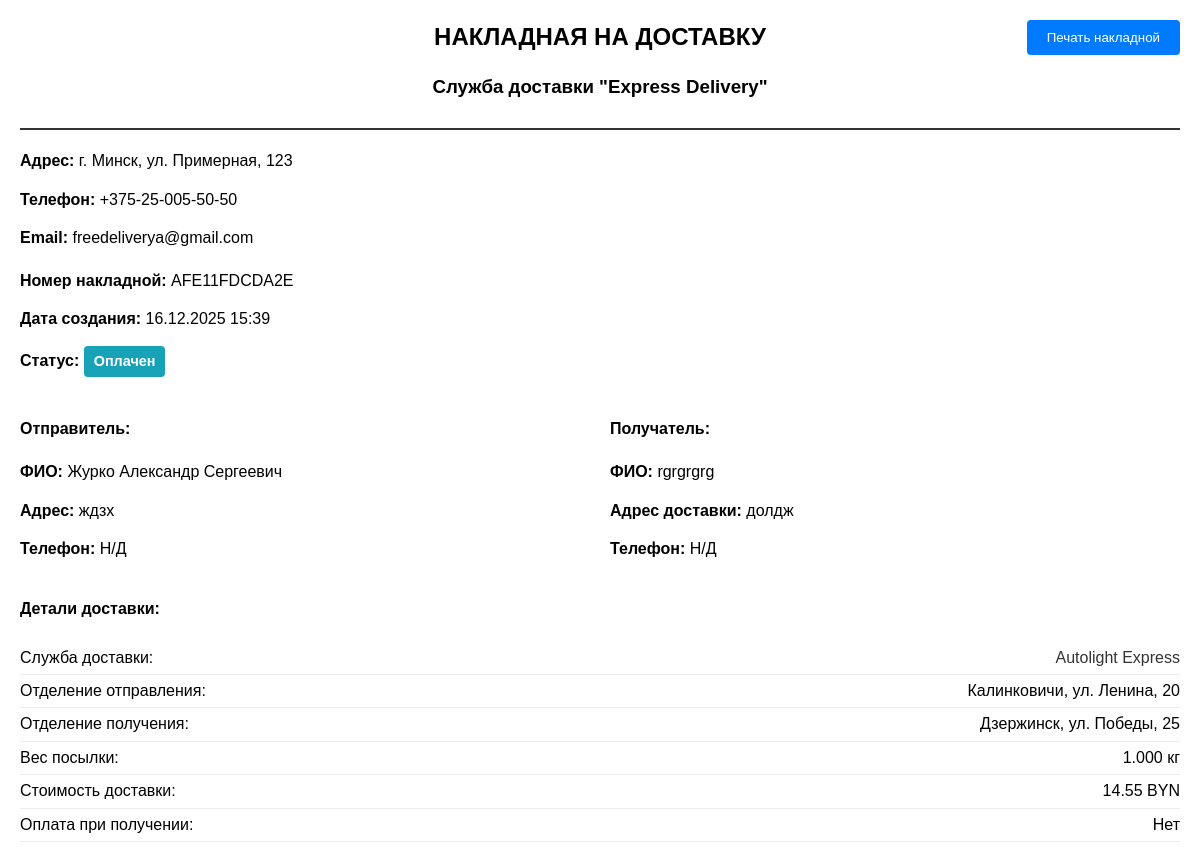
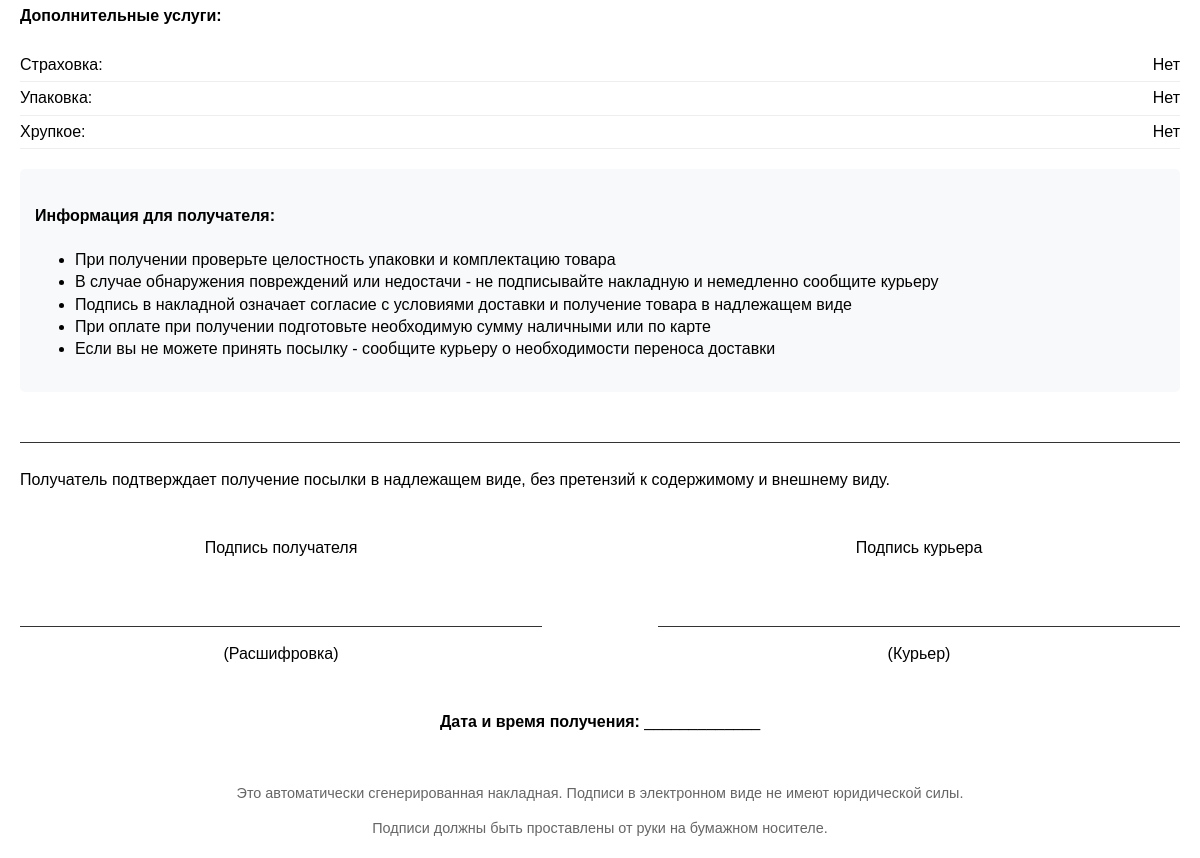
The page /delivery_receipt.php?order_id=60 (signed in) on the database as committed earlier (2 pictures, top to bottom).
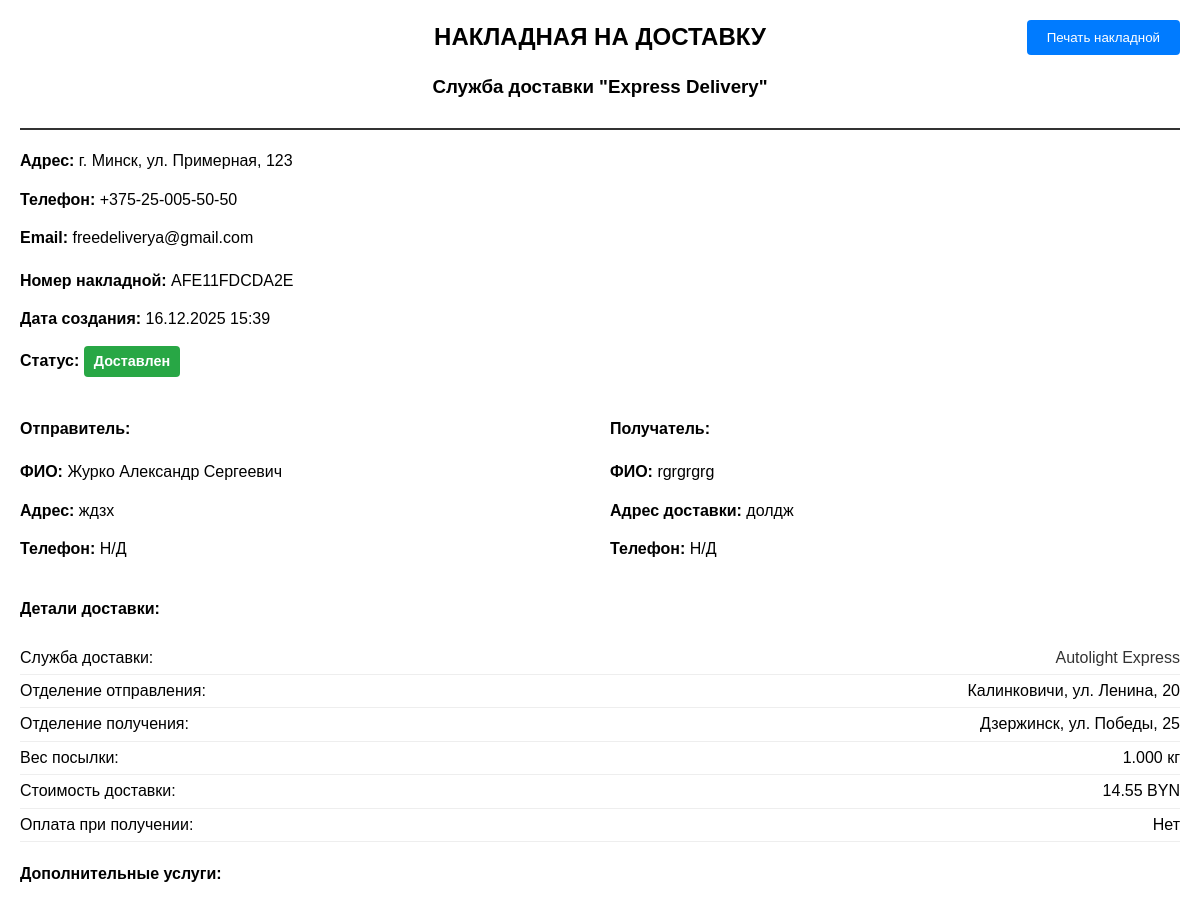
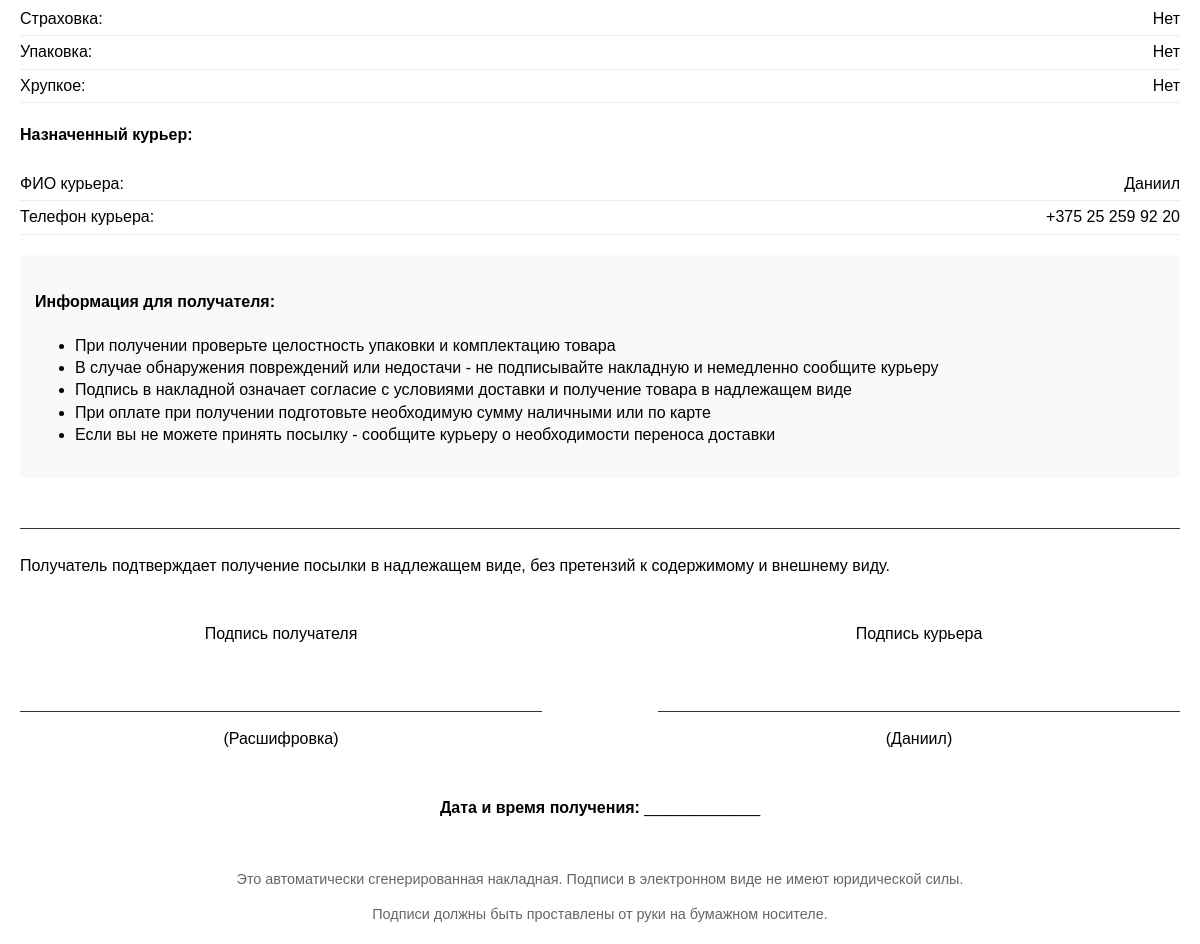
The same page on the database as committed later (2 pictures, top to bottom).
### tables this page shows
CREATE TABLE `orders` (
  `id` int(11) NOT NULL,
  `user_id` int(11) DEFAULT NULL,
  `carrier_id` int(11) DEFAULT NULL,
  `from_office` int(11) DEFAULT NULL,
  `to_office` int(11) DEFAULT NULL,
  `weight` decimal(8,3) DEFAULT NULL,
  `cost` decimal(10,2) DEFAULT NULL,
  `delivery_hours` decimal(8,2) DEFAULT NULL,
  `track_number` varchar(20) DEFAULT NULL,
  `created_at` datetime DEFAULT current_timestamp(),
  `delivery_date` date DEFAULT NULL,
  `payment_status` varchar(20) DEFAULT 'pending',
  `tracking_status` varchar(50) DEFAULT 'created',
  `full_name` varchar(255) DEFAULT NULL,
  `home_address` text DEFAULT NULL,
  `pickup_city` varchar(100) DEFAULT NULL,
  `pickup_address` text DEFAULT NULL,
  `delivery_city` varchar(100) DEFAULT NULL,
  `delivery_address` text DEFAULT NULL,
  `desired_date` date DEFAULT NULL,
  `insurance` tinyint(1) DEFAULT 0,
  `packaging` tinyint(1) DEFAULT 0,
  `fragile` tinyint(1) DEFAULT 0,
  `payment_method` varchar(50) DEFAULT 'cash',
  `cash_on_delivery` tinyint(1) DEFAULT 0,
  `cod_amount` decimal(10,2) DEFAULT 0.00,
  `comment` text DEFAULT NULL,
  `recipient_name` varchar(255) DEFAULT NULL,
  `recipient_address` text DEFAULT NULL,
  `courier_id` int(11) DEFAULT NULL
);

CREATE TABLE `carriers` (
  `id` int(11) NOT NULL,
  `name` varchar(100) NOT NULL,
  `color` varchar(7) NOT NULL,
  `max_weight` decimal(6,2) NOT NULL,
  `base_cost` decimal(8,2) NOT NULL,
  `cost_per_kg` decimal(8,3) NOT NULL,
  `cost_per_km` decimal(8,4) NOT NULL,
  `speed_kmh` decimal(6,2) NOT NULL,
  `description` text DEFAULT NULL
);

CREATE TABLE `offices` (
  `id` int(11) NOT NULL,
  `carrier_id` int(11) DEFAULT NULL,
  `city` varchar(100) NOT NULL,
  `address` varchar(255) NOT NULL,
  `lat` decimal(10,8) DEFAULT NULL,
  `lng` decimal(11,8) DEFAULT NULL
);

CREATE TABLE `users` (
  `id` int(11) NOT NULL,
  `login` varchar(50) NOT NULL,
  `password` varchar(255) NOT NULL,
  `name` varchar(100) DEFAULT NULL,
  `email` varchar(100) DEFAULT NULL,
  `phone` varchar(20) DEFAULT NULL,
  `role` enum('user','admin','courier') DEFAULT 'user',
  `created_at` datetime DEFAULT current_timestamp()
);

### delivery_receipt.php (the view, shortened to what the changed rows need)
<?php
require 'db.php';
$order_id = $_GET['order_id'] ?? null;
$stmt = $db->prepare("
    SELECT o.*, c.name as carrier_name, u.name as user_name,
           from_office.city as from_city, from_office.address as from_address,
           to_office.city as to_city, to_office.address as to_address
    FROM orders o
    LEFT JOIN carriers c ON o.carrier_id = c.id
    LEFT JOIN users u ON o.user_id = u.id
    LEFT JOIN offices from_office ON o.from_office = from_office.id
    LEFT JOIN offices to_office ON o.to_office = to_office.id
    WHERE o.id = ?
");
$stmt->execute([$order_id]);
$order = $stmt->fetch();
$courier = null;
if ($order['courier_id']) {
    $courier_stmt = $db->prepare("SELECT * FROM users WHERE id = ?");
    $courier_stmt->execute([$order['courier_id']]);
    $courier = $courier_stmt->fetch();
}
?>
<!DOCTYPE html>
<html lang="ru">
<head>
</head>
<body>
    <div class="header">
        <h2>НАКЛАДНАЯ НА ДОСТАВКУ</h2>
    </div>
    <div class="order-details">
        <p><strong>Номер накладной:</strong> <?= htmlspecialchars($order['track_number']) ?></p>
        <p><strong>Дата создания:</strong> <?= date('d.m.Y H:i', strtotime($order['created_at'])) ?></p>
        <p><strong>Статус:</strong>
            <span class="status-badge status-<?= $order['tracking_status'] ?>">
                <?php
                $status_names = [
                    'created' => 'Создан',
                    'paid' => 'Оплачен',
                    'in_transit' => 'В пути',
                    'sort_center' => 'Сорт. центр',
                    'out_for_delivery' => 'У курьера',
                    'delivered' => 'Доставлен',
                    'delayed' => 'Задерживается',
                    'cancelled' => 'Отменен',
                    'returned' => 'Возвращен'
                ];
                echo htmlspecialchars($status_names[$order['tracking_status']] ?? $order['tracking_status']);
                ?>
            </span>
        </p>
    </div>
    <div style="display: flex; margin: 20px 0;">
        <div style="flex: 1; padding-right: 10px;">
            <h4>Отправитель:</h4>
            <p><strong>ФИО:</strong> <?= htmlspecialchars($order['full_name'] ?? 'Н/Д') ?></p>
            <p><strong>Адрес:</strong> <?= htmlspecialchars($order['home_address'] ?? 'Адрес не указан') ?></p>
            <p><strong>Телефон:</strong> <?= htmlspecialchars($order['phone'] ?? 'Н/Д') ?></p>
        </div>
        <div style="flex: 1; padding-left: 10px;">
            <h4>Получатель:</h4>
            <p><strong>ФИО:</strong> <?= htmlspecialchars($order['recipient_name'] ?? 'Н/Д') ?></p>
            <p><strong>Адрес доставки:</strong> <?= htmlspecialchars($order['recipient_address'] ?? 'Адрес не указан') ?></p>
            <p><strong>Телефон:</strong> <?= htmlspecialchars($order['recipient_phone'] ?? 'Н/Д') ?></p>
        </div>
    </div>
    <div style="margin: 20px 0;">
        <div class="detail-row">
            <span>Служба доставки:</span>
            <span style="color: <?= $order['carrier_color'] ?? '#333' ?>;"><?= htmlspecialchars($order['carrier_name'] ?? 'Н/Д') ?></span>
        </div>
        <div class="detail-row">
            <span>Отделение отправления:</span>
            <span><?= htmlspecialchars($order['from_city'] ?? 'Н/Д') ?>, <?= htmlspecialchars($order['from_address'] ?? 'Н/Д') ?></span>
        </div>
        <div class="detail-row">
            <span>Отделение получения:</span>
            <span><?= htmlspecialchars($order['to_city'] ?? 'Н/Д') ?>, <?= htmlspecialchars($order['to_address'] ?? 'Н/Д') ?></span>
        </div>
        <div class="detail-row">
            <span>Вес посылки:</span>
            <span><?= $order['weight'] ?> кг</span>
        </div>
        <div class="detail-row">
            <span>Стоимость доставки:</span>
            <span><?= number_format($order['cost'], 2) ?> BYN</span>
        </div>
    </div>
    <?php if ($courier): ?>
    <div style="margin: 20px 0;">
        <h4>Назначенный курьер:</h4>
        <div class="detail-row">
            <span>ФИО курьера:</span>
            <span><?= htmlspecialchars($courier['name'] ?? $courier['login']) ?></span>
        </div>
        <div class="detail-row">
            <span>Телефон курьера:</span>
            <span><?= htmlspecialchars($courier['phone'] ?? 'Н/Д') ?></span>
        </div>
    </div>
    <?php endif; ?>
    <div class="signature-section">
        <div class="signature-line">
            <div class="signature-field">
                <p>Подпись курьера</p>
                <div style="height: 50px; border-bottom: 1px solid #333;"></div>
                <p>(<?= htmlspecialchars($courier['name'] ?? $courier['login'] ?? 'Курьер') ?>)</p>
            </div>
        </div>
    </div>
</body>
</html>

Rows that differ between the two databases and show on the page:
changed orders "AFE11FDCDA2E": tracking_status "Оплачен" → "Доставлен"
now on this page (row edited): users: name "Даниил", phone "+375 25 259 92 20"
Other text that changed with them:
$courier['name']: "Курьер" → (not shown)
text now shown: "Назначенный курьер: ФИО курьера: Телефон курьера:"
